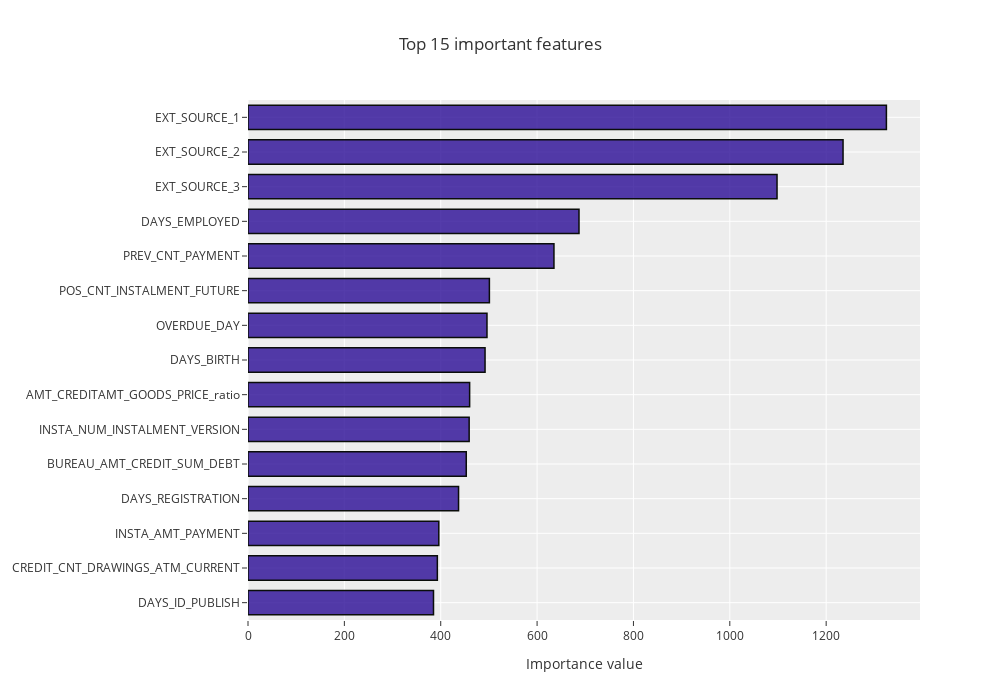

Notebook source saved alongside this figure:
### Code cell
data1=feature_df.head(15)
data=[go.Bar(x=data1.sort_values(by='value')['value'],y=data1.sort_values(by='value')['Feature'],orientation='h',
            marker=dict(color='rgba(43,13,150,0.8)',
                        line=dict(color='rgba(10,13,10,1.0)',width=1.5)
                       ))]
layout=go.Layout(yaxis=dict(automargin=True),
                 title="Top 15 important features",
                xaxis=dict(title='Importance value'),
                autosize=False,
                width=1000,
                height=700,
                bargap=0.3)
fig=go.Figure(data=data,layout=layout)
fig.layout.template="ggplot2"
py.iplot(fig)

### Figure 1 — Plotly figure (JSON) as saved in the notebook; plotly's stock layout.template omitted (floating-point values rounded to 4 significant figures)
{"data": [{"marker": {"color": "rgba(43,13,150,0.8)", "line": {"color": "rgba(10,13,10,1.0)", "width": 1.5}}, "orientation": "h", "type": "bar", "x": [385, 393, 396, 437, 453, 459, 460, 492, 496, 501, 635, 687, 1098, 1235, 1325], "y": ["DAYS_ID_PUBLISH", "CREDIT_CNT_DRAWINGS_ATM_CURRENT", "INSTA_AMT_PAYMENT", "DAYS_REGISTRATION", "BUREAU_AMT_CREDIT_SUM_DEBT", "INSTA_NUM_INSTALMENT_VERSION", "AMT_CREDITAMT_GOODS_PRICE_ratio", "DAYS_BIRTH", "OVERDUE_DAY", "POS_CNT_INSTALMENT_FUTURE", "PREV_CNT_PAYMENT", "DAYS_EMPLOYED", "EXT_SOURCE_3", "EXT_SOURCE_2", "EXT_SOURCE_1"]}], "layout": {"autosize": false, "bargap": 0.3, "height": 700, "title": {"text": "Top 15 important features"}, "width": 1000, "xaxis": {"title": {"text": "Importance value"}}, "yaxis": {"automargin": true}}}
